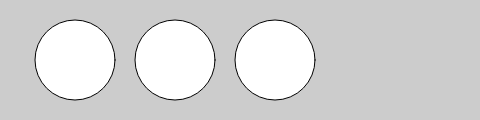
Frame 1 (no input)
Frame 60 (no input): identical to frame 1, image omitted
Frame 120 (the mouse pressed at the canvas centre since frame 60): identical to frame 1, image omitted

The p5.js sketch that drew this single still picture (run headless with seeded random() and noise() and a simulated clock; from frame 60 on, the mouse is pressed at the canvas centre):

// p5.js sketch
// ── sketch.js
function setup(){
	createCanvas(480,120)
}

function draw(){
	background(204)
	ellipse(75,60,80,80)
	ellipse(175,60,80,80)
	ellipse(275,60,80,80)
}
